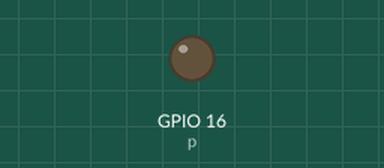
This program was run on a simulated Raspberry Pi (BCM pin numbers). Shown: output pins drawn as LEDs (lit = HIGH).

Above: at 0.05 s.
At 0.95 s:
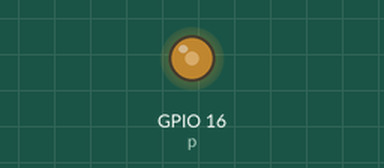
At 1.9 s:
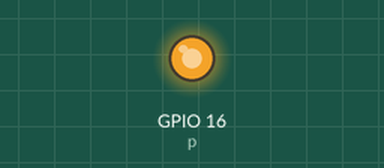
At 3.8 s:
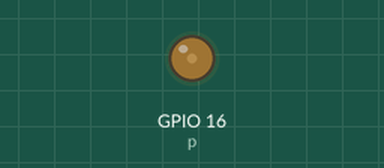
Timing chart, 0 to 5.5 s (numbered marks = the images above):
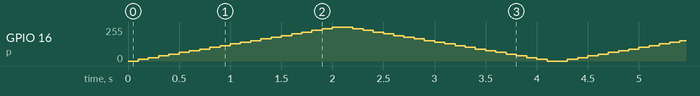

The program:

ex05_PWM_LED.py
```python
import RPi.GPIO as GPIO
import time

GPIO.setmode(GPIO.BCM)
GPIO.setup(16, GPIO.OUT) # 16번핀(LED)

p = GPIO.PWM(16, 50) # 16번핀(LED) 를 50Hz 로
p.start(0) # Duty 비 0, PWM 시작

try:
    while True:
        # 증가
        for dc in range(0, 101, 5):
            p.ChangeDutyCycle(dc)
            time.sleep(0.1)
        #감소
        for dc in range(100, -1, -5):
            p.ChangeDutyCycle(dc)
            time.sleep(0.1)
except KeyboardInterrupt:
    pass

p.stop()
GPIO.cleanup()
```
